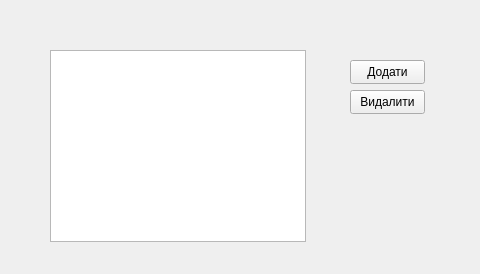
<?xml version="1.0" encoding="UTF-8"?>
<ui version="4.0">
 <class>MainWindow</class>
 <widget class="QMainWindow" name="MainWindow">
  <property name="geometry">
   <rect>
    <x>0</x>
    <y>0</y>
    <width>480</width>
    <height>274</height>
   </rect>
  </property>
  <property name="windowTitle">
   <string>MainWindow</string>
  </property>
  <widget class="QWidget" name="centralwidget">
   <widget class="QPushButton" name="addButton">
    <property name="geometry">
     <rect>
      <x>350</x>
      <y>60</y>
      <width>75</width>
      <height>24</height>
     </rect>
    </property>
    <property name="text">
     <string>Додати</string>
    </property>
   </widget>
   <widget class="QPushButton" name="deleteButton">
    <property name="geometry">
     <rect>
      <x>350</x>
      <y>90</y>
      <width>75</width>
      <height>24</height>
     </rect>
    </property>
    <property name="text">
     <string>Видалити</string>
    </property>
   </widget>
   <widget class="QListView" name="listView">
    <property name="geometry">
     <rect>
      <x>50</x>
      <y>50</y>
      <width>256</width>
      <height>192</height>
     </rect>
    </property>
   </widget>
  </widget>
 </widget>
 <resources/>
 <connections/>
</ui>
